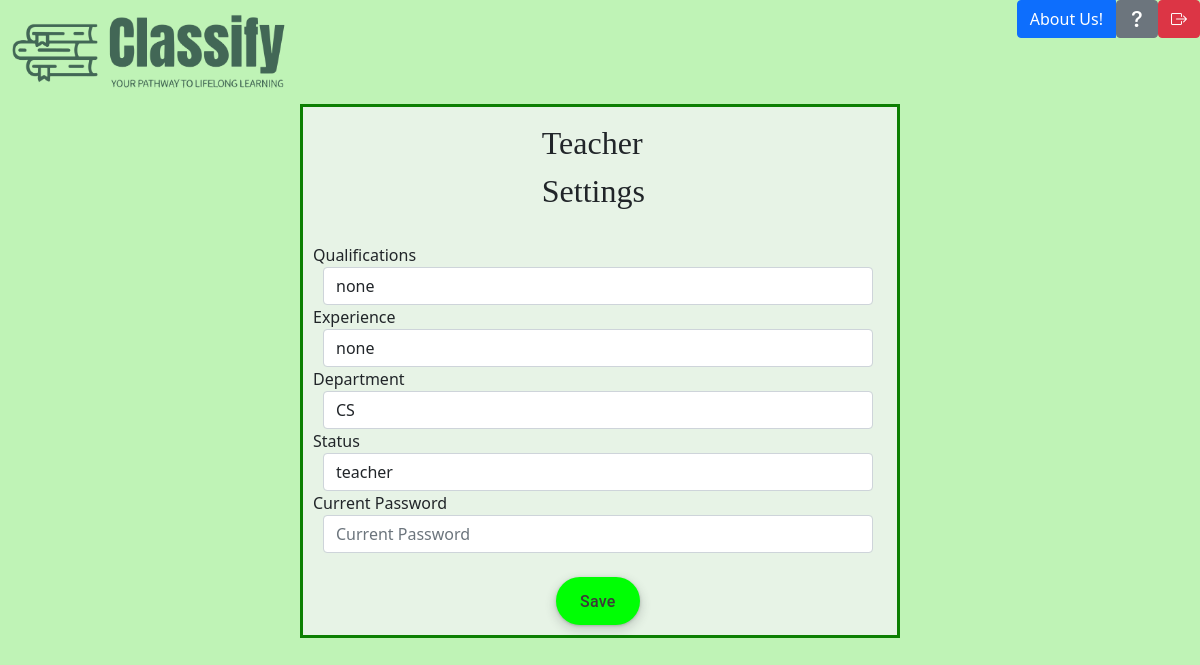
The page /teacher-settings (signed in) on the database its author committed.
### app.py (models this page shows, shortened)
class Teacher(db.Model):
    __tablename__ = 'teacher'
    teacherID = db.Column(db.Integer, primary_key=True)
    qualifications = db.Column(db.String(400), nullable=False)
    experience = db.Column(db.String(400), nullable=False)
    department = db.Column(db.String(255), nullable=False)
    status = db.Column(db.String(255), nullable=False)
    userID = db.Column(db.Integer, db.ForeignKey('user.userID'), nullable=False)
    user = db.relationship('User', backref=db.backref('teacher', uselist=False))

### app.py (the view)
@app.route('/teacher-settings')
def teacherSettings():
    user_email = session.get('user')
    user = User.query.filter_by(email=user_email).first()
    teacher = Teacher.query.filter_by(teacherID=user.userID).first()
    return render_template('teacher-settings.html', teacher=teacher, user=user)

### app.py (called while the page is built)
@login_manager.user_loader
def load_user(user_id):
    return User.query.get(int(user_id))

### templates/teacher-settings.html (shortened to what this page needs)
<!DOCTYPE html>
<html lang="en">
  <head>
    <link href="https://cdn.jsdelivr.net/npm/bootstrap@5.0.2/dist/css/bootstrap.min.css" rel="stylesheet">
    <link rel="stylesheet" href="https://cdn.jsdelivr.net/npm/bootstrap-icons@1.5.0/font/bootstrap-icons.css">
    <link href="static/css/styles.css" rel="stylesheet" type="text/css"/>
  </head>
  <body>
    <header>
 <a href="/teacher-home"><img class="logo" src="../static/images/classifylogoside.png"></a>
<div class="btn-group">
  <a href="/about-us-teacher" class="btn btn-primary">About Us!</a>
  <a href="/faq-teacher"><button type="button" class="btn btn-secondary"><i class="bi-question-lg"></i></button></a>
  <a href="/"><button type="button" class="btn btn-danger"><i class="bi bi-box-arrow-right"></i></button></a>
</div>
</header>
  <form class="form-horizontal" method="POST" action="/update-teacher">
    <fieldset>
    <legend>Teacher Settings </legend>
    <div class="form-group">
      <label class="col-md-4 control-label" for="textarea">Qualifications</label>
      <div class="col-md-4">
        <input id="qualifications" name="qualifications" type="text" placeholder="qualifications" class="form-control" required="" value="{{ teacher.qualifications }}">
      </div>
    </div>
    <div class="form-group">
      <label class="col-md-4 control-label" for="textarea">Experience</label>
      <div class="col-md-4">
        <input id="experience" name="experience" type="text" placeholder="experience" class="form-control" required="" value="{{ teacher.experience }}">
      </div>
    </div>
    <div class="form-group">
      <label class="col-md-4 control-label" for="textarea">Department</label>
      <div class="col-md-4">
        <input id="department" name="department" type="text" placeholder="department" class="form-control" required="" value="{{ teacher.department }}">
      </div>
    </div>
    <div class="form-group">
      <label class="col-md-4 control-label" for="textarea">Status</label>
      <div class="col-md-4">
        <input id="status" name="status" type="text" placeholder="status" class="form-control" required="" value="{{ teacher.status }}">
      </div>
    </div>
    <div class="form-group">
      <label class="col-md-4 control-label" for="current_password">Current Password</label>
      <div class="col-md-4">
        <input id="current_password" name="current_password" type="password" placeholder="Current Password" class="form-control" required>
      </div>
    </div>
  <div class="form-group">
    <div class="col-md-4">
        <button id="singlebutton" name="singlebutton" class="button-17" type="submit">Save</button>
    </div>
  </div>
    </fieldset>
    </form>
</body>
</html>

### static/css/styles.css (style rules this page uses)
.logo { width: 300px; height: auto; padding: 10px; }
form { width: 600px ; margin: 0 auto; border: 3px solid #0c7f02; background-color: #e7f3e6; padding: 10px; }
label { text-align:left; width:100px; }
input { margin-left: 10px; }
.form-control { width:550px; }
body { background-color: #bff3b6; }
legend { width: 190px; padding: 2px; padding-bottom: 20px; margin-left: calc(47% - 35px - 8px); font-family: 'Times New Roman', Times, serif; font-size: xx-large; }
.button-17 { align-items: center; appearance: none; background-color: #00ff04; border-radius: 24px; border-style: none; box-shadow: rgba(0, 0, 0, .2) 0 3px 5px -1px,rgba(0, 0, 0, .14) 0 6px 10px 0,rgba(0, 0, 0, .12) 0 1px 18px 0; box-sizing: border-box; color: hsl(0, 2%, 23%); cursor: pointer; display: inline-flex; fill: currentcolor; font-family: "Google Sans",Roboto,Arial,sans-serif; font-size: 16px; font-weight: 500; height: 48px; justify-content: center; letter-spacing: .25px; line-height: normal; max-width: 100%; overflow: visible; padding: 2px 24px; position: relative; text-align: center; text-transform: none; transition: box-shadow 280ms cubic-bezier(.4, 0, .2, 1),opacity 15ms linear 30ms,transform 270ms cubic-bezier(0, 0, .2, 1) 0ms; user-select: none; -webkit-user-select: none; touch-action: manipulation; width: auto; will-change: transform,opacity; z-index: 0; margin-right: -135px; float: right; }
.button-17:not(:disabled) { box-shadow: rgba(60, 64, 67, .3) 0 1px 3px 0, rgba(60, 64, 67, .15) 0 4px 8px 3px; }
.btn-group { float: right; }

### rows shown on the page
Teacher: qualifications "none", experience "none", department "CS", status "teacher"
